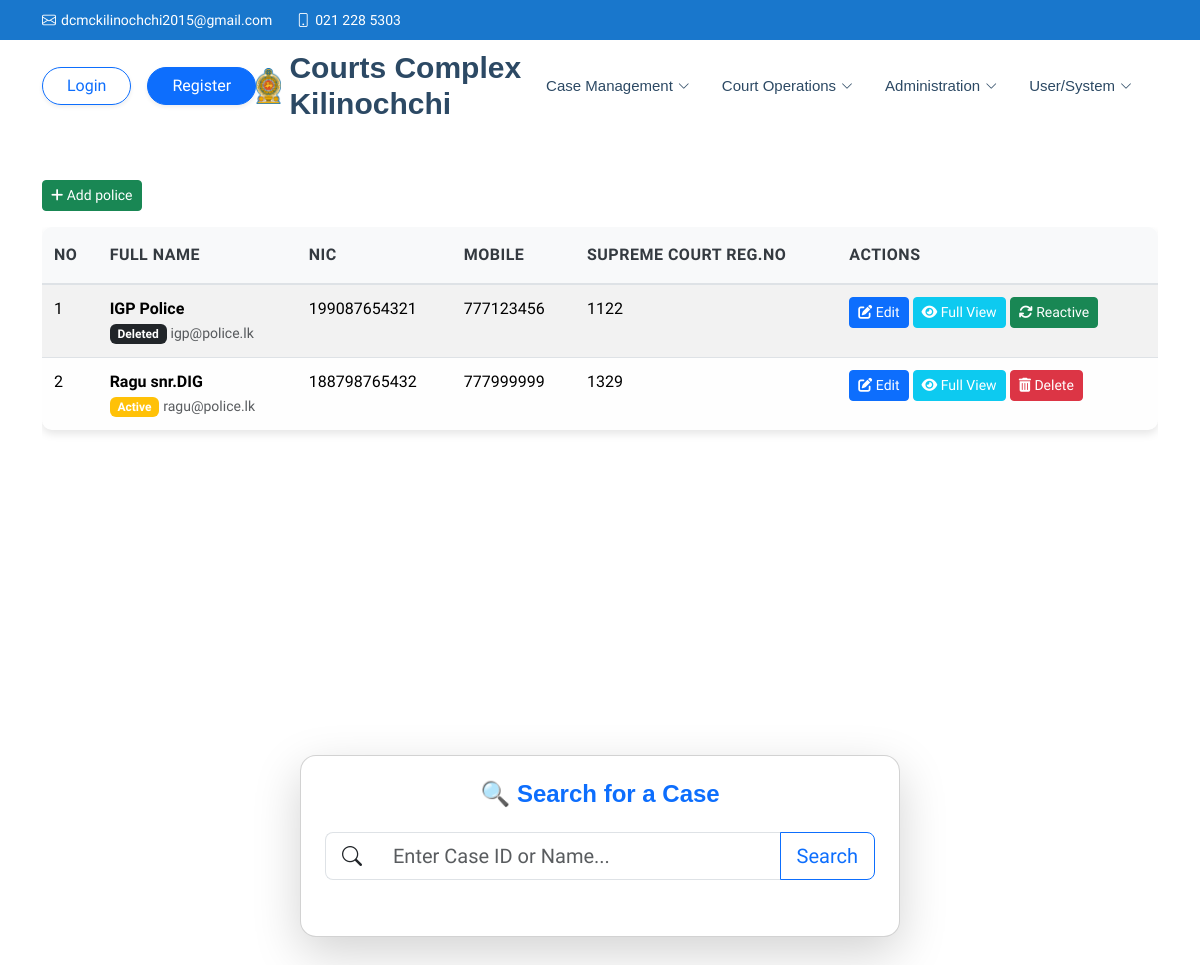
The app's page /index.php?pg=police.php&option=view with its own data.
### tables this page shows
CREATE TABLE IF NOT EXISTS `police` (
  `police_id` varchar(10) NOT NULL,
  `first_name` varchar(50) DEFAULT NULL,
  `last_name` varchar(50) DEFAULT NULL,
  `mobile` int DEFAULT NULL,
  `email` varchar(50) DEFAULT NULL,
  `address` varchar(100) DEFAULT NULL,
  `nic_number` varchar(12) DEFAULT NULL,
  `date_of_birth` date DEFAULT NULL,
  `badge_number` varchar(20) DEFAULT NULL,
  `joined_date` date DEFAULT NULL,
  `is_active` tinyint(1) DEFAULT '1',
  `role_id` varchar(3) DEFAULT NULL,
  `station` varchar(20) DEFAULT NULL,
  `image_path` varchar(255) DEFAULT NULL,
  `gender` varchar(10) DEFAULT NULL,
  `added_by` varchar(30) NOT NULL,
  `staff_id` varchar(30) NOT NULL,
  PRIMARY KEY (`police_id`)
);

### police.php (the view, shortened to what this page needs)
<!DOCTYPE html>
<html lang="en">
	<head>
	</head>
	<body class="light-mode">
		<?php
			if(isset($_GET['option']) && $_GET['option'] == "view") {
				$sql_read = "SELECT police_id, first_name, last_name, nic_number, mobile, email, badge_number, is_active FROM police";
				$result = $conn->query($sql_read);
				if ($result && $result->num_rows > 0) {
			?>
		<div class="container mt-4">
			<div class="d-flex justify-content-start mb-3">
				<a href="index.php?pg=police.php&option=add" class="btn btn-success btn-sm me-1">
				<i class="fas fa-plus"></i> Add police
				</a>
			</div>
			<div class="table-responsive">
				<table class="table table-striped attractive-table w-100">
					<thead>
						<tr>
							<th>No</th>
							<th>Full Name</th>
							<th>NIC</th>
							<th>Mobile</th>
							<th>Supreme Court Reg.No</th>
							<th>Actions</th>
						</tr>
					</thead>
					<tbody>
						<?php $count = 1; while ($row = $result->fetch_assoc()) { ?>
						<tr>
							<td><?php echo $count; ?></td>
							<td>
								<strong><?php echo $row['first_name']." ".$row['last_name']; ?></strong><br>
								<?php if ($row['is_active']) { ?>
									<span class="badge bg-warning">Active</span>
									<?php } else { ?>
									<span class="badge bg-dark">Deleted</span>
								<?php } ?>
								<small class="text-muted"><?php echo $row['email']; ?></small>
							</td>
							<td><?php echo $row['nic_number']; ?></td>
							<td><?php echo $row['mobile']; ?></td>
							<td><?php echo $row['badge_number']; ?></td>
							<td>
								<div class="d-flex flex-wrap gap-1">
									<form method="POST" action="index.php?pg=police.php&option=edit" class="d-inline">
										<button class="btn btn-primary btn-sm" type="submit" name="btn_edit">
										<i class="fas fa-edit"></i> Edit
										</button>
									</form>
									<form method="GET" action="index.php" class="d-inline">
										<button type="submit" class="btn btn-info btn-sm text-white">
										<i class="fas fa-eye"></i> Full View
										</button>
									</form>
									<?php if ($row['is_active']) { ?>
										<form method="POST" action="#" class="d-inline delete-form">
											<button type="button" class="btn btn-danger btn-sm" onclick="deleteConfirmModal(() => this.closest('form').submit())">
												<i class="fas fa-trash-alt"></i> Delete
											</button>
										</form>
									<?php } else { ?>
										<form method="POST" action="#" class="d-inline reactive-form">
											<button type="button" class="btn btn-success btn-sm" data-bs-toggle="modal" onclick="reactivateConfirmModal(() => this.closest('form').submit())">
												<i class="fas fa-refresh"></i> Reactive
											</button>
										</form>
									<?php } ?>
								</div>
							</td>
						</tr>
						<?php $count++; } ?>
					</tbody>
				</table>
			</div>
		</div>
<?php
	}
			}else{
				echo "<script> location.href='index.php'; </script>";
				exit;
			}
			?>
<div class="container d-flex justify-content-center align-items-center" style="min-height: 100vh;">
  <div class="card shadow-lg p-4 rounded-4" style="max-width: 600px; width: 100%;">
    <h4 class="text-center mb-4 text-primary fw-bold">🔍 Search for a Case</h4>
    <form id="caseSearchForm">
      <div class="input-group input-group-lg mb-3">
        <span class="input-group-text bg-white border-end-0"><i class="bi bi-search"></i></span>
        <input type="text" class="form-control border-start-0" name="case_input" placeholder="Enter Case ID or Name..." required>
        <button class="btn btn-outline-primary" type="submit">Search</button>
      </div>
    </form>
  </div>
</div>
</html>

### assets/css/main.css (style rules this page uses)
:root { --default-font: "Roboto", system-ui, -apple-system, "Segoe UI", Roboto, "Helvetica Neue", Arial, "Noto Sans", "Liberation Sans", sans-serif, "Apple Color Emoji", "Segoe UI Emoji", "Segoe UI Symbol", "Noto Color Emoji"; --heading-font: "Poppins", sans-serif; --nav-font: "Raleway", sans-serif; }
:root { --background-color: #ffffff; --default-color: #444444; --heading-color: #2c4964; --accent-color: #1977cc; --surface-color: #ffffff; --contrast-color: #ffffff; }
:root { --nav-color: #2c4964; --nav-hover-color: #1977cc; --nav-mobile-background-color: #ffffff; --nav-dropdown-background-color: #ffffff; --nav-dropdown-color: #2c4964; --nav-dropdown-hover-color: #1977cc; }
:root { scroll-behavior: smooth; }
body { color: var(--default-color); background-color: var(--background-color); font-family: var(--default-font); }
a { color: var(--accent-color); text-decoration: none; transition: 0.3s; }
h1, h2, h3, h4, h5, h6 { color: var(--heading-color); font-family: var(--heading-font); }

### assets/css/ragu.css (style rules this page uses)
.attractive-table { border-collapse: separate; border-spacing: 0; box-shadow: 0 4px 8px rgba(0, 0, 0, 0.1); border-radius: 10px; overflow: hidden; transition: transform 0.3s ease-in-out; }
.attractive-table thead th { background-color: #f8f9fa; color: #343a40; border-bottom: 2px solid #dee2e6; font-weight: 600; text-transform: uppercase; letter-spacing: 0.5px; padding: 1rem 0.75rem; }
.attractive-table tbody td { background-color: #fff; border-bottom: 1px solid #dee2e6; padding: 0.75rem; }
.attractive-table tbody tr:last-child td { border-bottom: none; }
.attractive-table tbody tr:nth-child(even) td { background-color: #f8f9fa33; }

### records on screen
police: first_name "IGP", last_name "Police", is_active "Deleted", email "igp@police.lk", nic_number "199087654321", mobile "777123456", badge_number "1122"
police: first_name "Ragu", last_name "snr.DIG", is_active "Active", email "ragu@police.lk", nic_number "188798765432", mobile "777999999", badge_number "1329"
